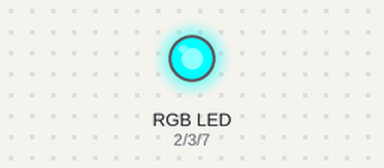
The sketch below on a simulated Arduino Uno, built with avr-gcc and run on an emulated ATmega328P. On the bench: an RGB LED mixed from three pins (HIGH = lit).

Above: at 0.7 s.
At 2.2 s:
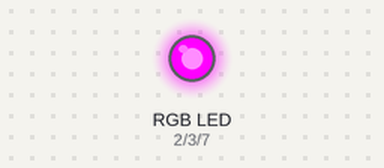
At 3.7 s:
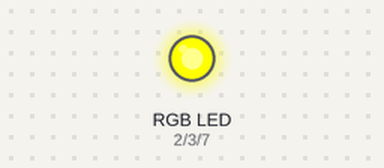
Timing chart, 0 to 5.9 s (numbered marks = the images above):
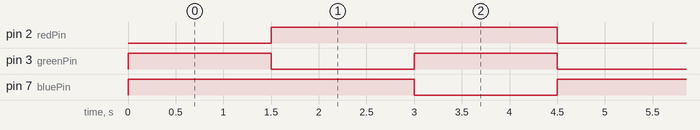

Measured:
- by itself, pin 2 (redPin), pin 7 (bluePin): alternates HIGH for 3.0 s and LOW for 1.5 s
- by itself, pin 3 (greenPin): alternates HIGH for 1.5 s and LOW for 1.5 s
- by itself, everything shown: repeats every 9.0 s, in 6 steps

The sketch:

task-03-rgbled.ino
```cpp
/* Task-03
 * RGB LED
 */
int redPin = 2;
int greenPin = 3;
int bluePin = 7;

//uncomment this line if using a Common Cathode LED
#define COMMON_ANODE

void setup()
{
  pinMode(redPin, OUTPUT);
  pinMode(greenPin, OUTPUT);
  pinMode(bluePin, OUTPUT);
}

void loop()
{
  setColor(255, 0, 0);  // red
  delay(1500);
  setColor(0, 255, 0);  // green
  delay(1500);
  setColor(0, 0, 255);  // blue
  delay(1500);
  setColor(255, 255, 0);  // yellow
  delay(1500);
  setColor(80, 0, 80);  // purple
  delay(1500);
  setColor(0, 255, 255);  // aqua
  delay(1500);
}

void setColor(int red, int green, int blue)
{
  #ifdef COMMON_ANODE
    red = 255 - red;
    green = 255 - green;
    blue = 255 - blue;
  #endif
  analogWrite(redPin, red);
  analogWrite(greenPin, green);
  analogWrite(bluePin, blue);
}
```
